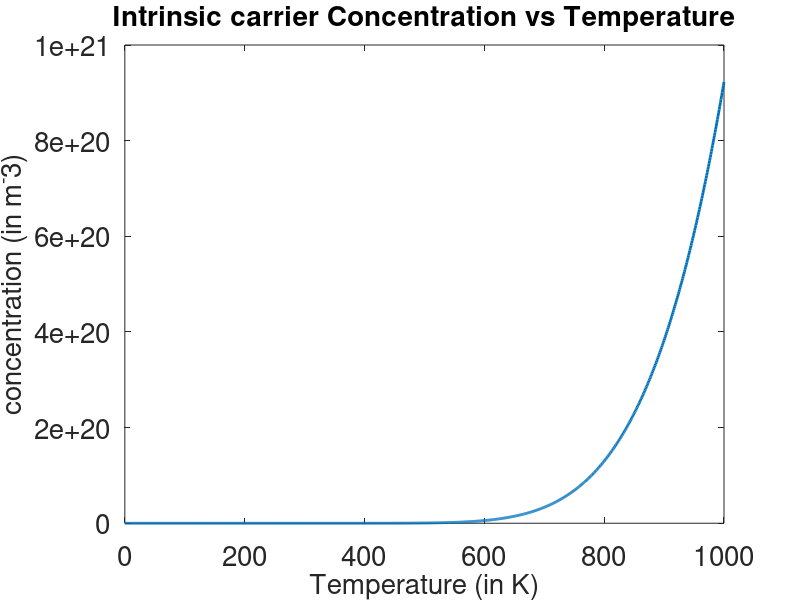

This chart was generated by the following MATLAB code:
clc;   
clear;  
close;
ev = 1.602e-19; 
Eg =1.12;
K = 1.38e-23;
T = linspace(0,1000,1000); 
h = 6.626e-34; 
m =9.1e-31; 
for i =1:length(T)
 n(i) =2*(((m*K*T(i))/(2*pi*h*h))^1.5)*exp(-Eg*ev/(2*K*T(i)));
endfor
plot(T, n, 'LineWidth', 2)
set( gca,"fontsize",20);
 title('Intrinsic carrier Concentration vs Temperature', 'fontsize', 20);
 ylabel("concentration (in m^-3)", 'fontsize',20);
 xlabel("Temperature (in K)", 'fontsize', 20)